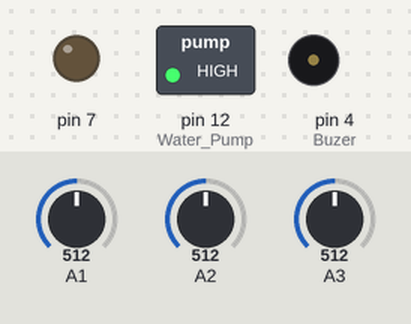
This sketch was run on a simulated Arduino Uno, built with avr-gcc and run on an emulated ATmega328P. Parts: switched loads named in the sketch (green lamp = pin HIGH), output pins drawn as LEDs (lit = HIGH), buzzer (waves = sounding, pin HIGH). The inputs (shaded band) are chosen by the test bench; at power-on: A1 = 512, A2 = 512, A3 = 512. Pins used as bus, display or sensor lines are not drawn; what the sketch prints to the serial monitor is not drawn.

Above: at 0.1 s.
Timing chart, 0 to 1.6 s (numbered marks = the images above):
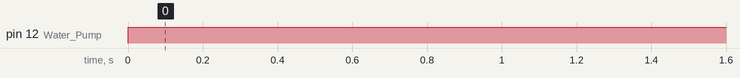

The sketch:

arduino.ino
```cpp
void setup() {
  Serial.begin(9600);
  pinMode(7, OUTPUT); pinMode(8, OUTPUT); // Moisture Sensor
  pinMode(12, OUTPUT); // Water Pump
  pinMode(13, OUTPUT); // Water Level Sensor
  pinMode(4, OUTPUT); // Buzer
}

void loop() {
  //    Moisture Sensor 1,   Moisture Sensor 2,   Water level Sensor
  int m1 = analogRead(A1), m2 = analogRead(A2), water_level = analogRead(A3);

  Serial.println(m1);
  Serial.println(m2);
  Serial.println(water_level);

  digitalWrite(7, HIGH); digitalWrite(8, HIGH); digitalWrite(13, HIGH);// Switch On all Sensors

  if (1000 < (m1 + m2) < 2000) // Soil is Dry
  {
    Serial.println("Soil is Dry!"); digitalWrite(12, HIGH); // Switch on Pump

    if (water_level < 512) // Container is empty
    {
      Serial.println("The water in container is almost empty!");
      digitalWrite(4, HIGH); // Trigger the buzzer!
    }
    digitalWrite(7, LOW); digitalWrite(8, LOW); digitalWrite(13, LOW); // Switch off all sensors
    delay(60000); // Wait for 1 minute
  }
  else // Soil is Wet
  {
    Serial.println("Soil is Wet");
    digitalWrite(7, LOW); digitalWrite(8, LOW); // Switch off everything!
    digitalWrite(13, LOW); digitalWrite(12, LOW); digitalWrite(4, LOW); // Switch off everything!
    delay(3000000); // Wait for 30 minutes
  }
}
```

Measured:
- by itself, pin 12 (Water_Pump): LOW → HIGH at 0.00 s
